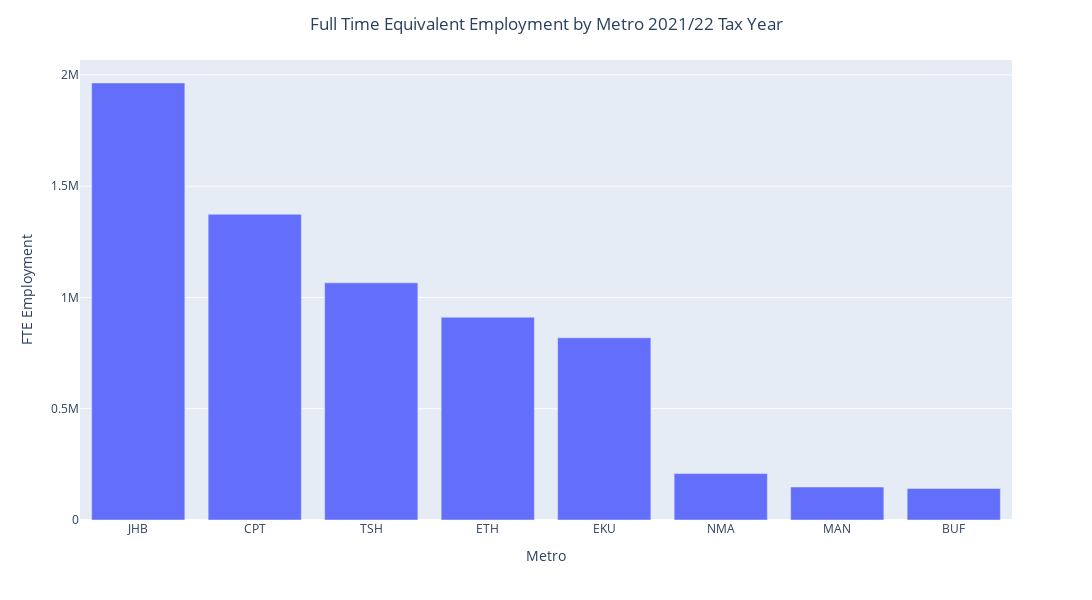

Notebook cell for this chart:
### Code cell
df = pd.read_csv('Data/Municipal_FTE.csv')
# df.FTE = df.FTE.str.replace("<10","0").astype('float')
df.dropna(inplace=True)
df = df[df.CAT_B.str.len() == 3]
df = df.pivot(index='TaxYear',columns='CAT_B',values='FTE')
fig = px.bar(df.iloc[-1].sort_values(ascending=False))
fig.update_layout(title='Full Time Equivalent Employment by Metro 2021/22 Tax Year',
                  title_x=0.5,
                  width=1200,
                  height=600,)
fig.update_layout(
    xaxis_title="Metro",
    yaxis_title="FTE Employment",
    showlegend=False
)
fig.show()
df

### Figure 1 — Plotly figure (JSON) as saved in the notebook; plotly's stock layout.template omitted (floating-point values rounded to 4 significant figures)
{"data": [{"alignmentgroup": "True", "hovertemplate": "variable=2022<br>CAT_B=%{x}<br>value=%{y}<extra></extra>", "legendgroup": "2022", "marker": {"color": "#636efa", "pattern": {"shape": ""}}, "name": "2022", "offsetgroup": "2022", "orientation": "v", "showlegend": true, "textposition": "auto", "type": "bar", "x": ["JHB", "CPT", "TSH", "ETH", "EKU", "NMA", "MAN", "BUF"], "xaxis": "x", "y": [1964000.0, 1374000.0, 1066000.0, 911200.0, 818600.0, 208500.0, 148100.0, 141800.0], "yaxis": "y"}], "layout": {"barmode": "relative", "height": 600, "legend": {"title": {"text": "variable"}, "tracegroupgap": 0}, "margin": {"t": 60}, "showlegend": false, "title": {"text": "Full Time Equivalent Employment by Metro 2021/22 Tax Year", "x": 0.5}, "width": 1200, "xaxis": {"anchor": "y", "domain": [0, 1], "title": {"text": "Metro"}}, "yaxis": {"anchor": "x", "domain": [0, 1], "title": {"text": "FTE Employment"}}}}
